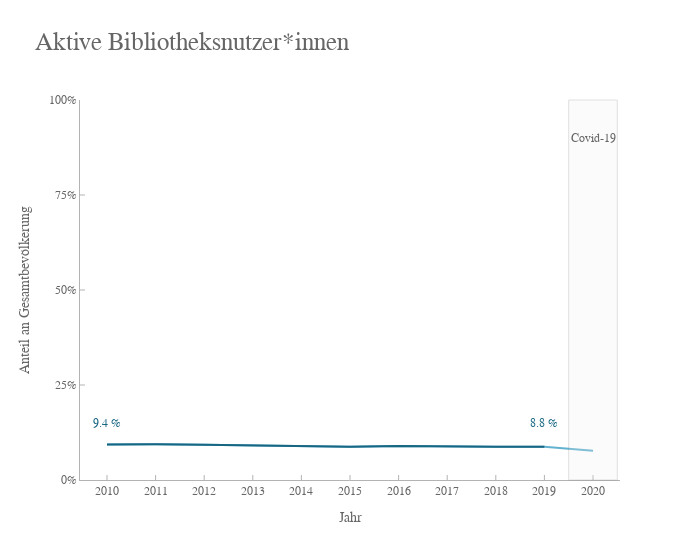

The notebook cell this image was saved under:
### Markdown cell above
### Wie viele aktive Bibliotheksnutzer*innen gibt es in Deutschland?
Diese Grafik wurde in der Präsentation nicht verwendet.

### Code cell
fig = go.Figure()

# lenders
fig.add_trace(go.Scatter(x=df['year.1'], y=df['perc_lenders'], name='aktive Bibliotheksnutzer*innen', line=dict(color=light_blue, width=2), showlegend=False, mode='lines+text'))
fig.add_trace(go.Scatter(x=df['year.1'][:-1], y=df['perc_lenders'], name='aktive Bibliotheksnutzer*innen', line=dict(color=blue, width=2), mode='lines+text'))

perc_lenders_2010 = f"{round(df['perc_lenders'][0]*100, 1)} %"
fig.add_annotation(x=2010, y=0.15, text=perc_lenders_2010, showarrow=False, font=dict(size=12, color=blue), bgcolor=white)
perc_lenders_2019 = f"{round(df['perc_lenders'][9]*100, 1)} %"
fig.add_annotation(x=2019, y=0.15, text=perc_lenders_2019, showarrow=False, font=dict(size=12, color=blue), bgcolor=white,)

# annotation for covid-19
fig.add_annotation(x=2020, y=0.9, text="Covid-19", showarrow=False, font=dict(size=12, color=dark_grey))
fig.add_vrect(x0='2019.5', x1='2020.5', fillcolor=light_grey, opacity=0.2, line=dict(color=dark_grey, width=1))

fig.update_layout(title='Aktive Bibliotheksnutzer*innen',
                    title_font_size=25,
                    
                    xaxis_title='Jahr',
                    yaxis_title='Anteil an Gesamtbevölkerung',
                    font_family='Gravitas One',
                    font_color=dark_grey,
                    plot_bgcolor=white,
                    width=700,
                    showlegend=False,
                   )

fig.update_xaxes(title_text='Jahr', ticks='inside', fixedrange=True, tickcolor=grey, tickwidth=1, linecolor=grey, dtick=1)
fig.update_yaxes(tick0=0, dtick=0.25, ticks='inside', tickformat=".0%", fixedrange=True, range=[0,1], tickcolor=grey, linecolor=grey)

fig.show()

### Figure 1 — Plotly figure (JSON) as saved in the notebook; plotly's stock layout.template omitted (floating-point values rounded to 4 significant figures)
{"data": [{"line": {"color": "#63B2CF", "width": 2}, "mode": "lines+text", "name": "aktive Bibliotheksnutzer*innen", "showlegend": false, "type": "scatter", "x": [2010, 2011, 2012, 2013, 2014, 2015, 2016, 2017, 2018, 2019, 2020], "y": [0.09365, 0.09423, 0.09278, 0.09131, 0.08949, 0.08743, 0.08937, 0.08784, 0.08719, 0.08774, 0.07693]}, {"line": {"color": "#176682", "width": 2}, "mode": "lines+text", "name": "aktive Bibliotheksnutzer*innen", "type": "scatter", "x": [2010, 2011, 2012, 2013, 2014, 2015, 2016, 2017, 2018, 2019], "y": [0.09365, 0.09423, 0.09278, 0.09131, 0.08949, 0.08743, 0.08937, 0.08784, 0.08719, 0.08774, 0.07693]}], "layout": {"annotations": [{"bgcolor": "#ffffff", "font": {"color": "#176682", "size": 12}, "showarrow": false, "text": "9.4 %", "x": 2010, "y": 0.15}, {"bgcolor": "#ffffff", "font": {"color": "#176682", "size": 12}, "showarrow": false, "text": "8.8 %", "x": 2019, "y": 0.15}, {"font": {"color": "#666666", "size": 12}, "showarrow": false, "text": "Covid-19", "x": 2020, "y": 0.9}], "font": {"color": "#666666", "family": "Gravitas One"}, "plot_bgcolor": "#ffffff", "shapes": [{"fillcolor": "#eeeeee", "line": {"color": "#666666", "width": 1}, "opacity": 0.2, "type": "rect", "x0": "2019.5", "x1": "2020.5", "xref": "x", "y0": 0, "y1": 1, "yref": "y domain"}], "showlegend": false, "title": {"font": {"size": 25}, "text": "Aktive Bibliotheksnutzer*innen"}, "width": 700, "xaxis": {"dtick": 1, "fixedrange": true, "linecolor": "#b3b3b3", "tickcolor": "#b3b3b3", "ticks": "inside", "tickwidth": 1, "title": {"text": "Jahr"}}, "yaxis": {"dtick": 0.25, "fixedrange": true, "linecolor": "#b3b3b3", "range": [0, 1], "tick0": 0, "tickcolor": "#b3b3b3", "tickformat": ".0%", "ticks": "inside", "title": {"text": "Anteil an Gesamtbevölkerung"}}}}
